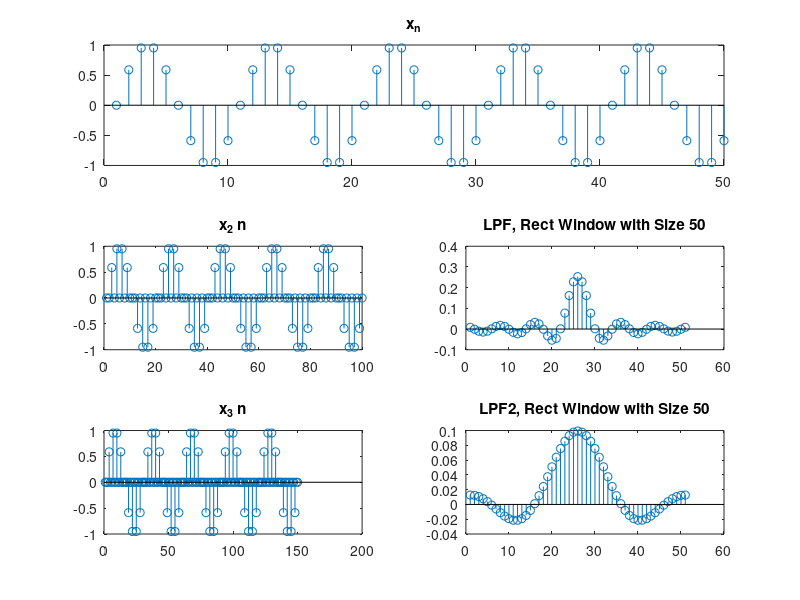
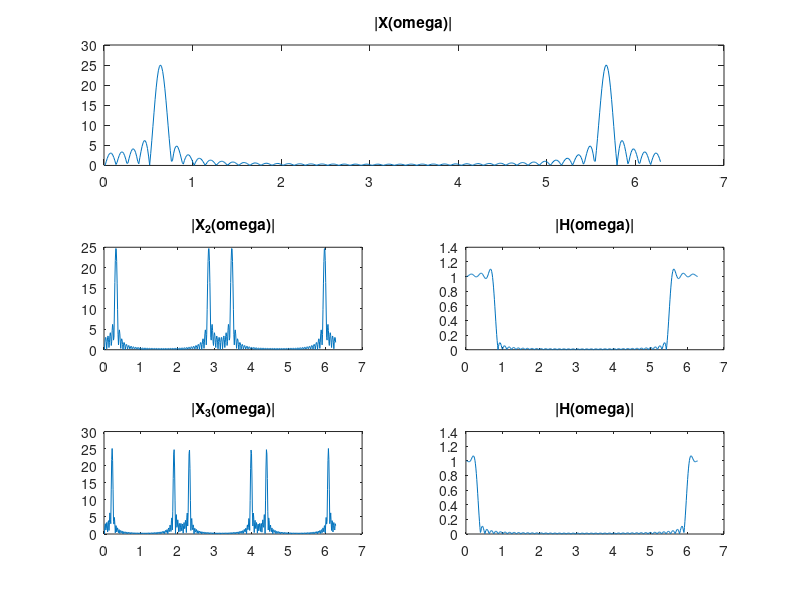
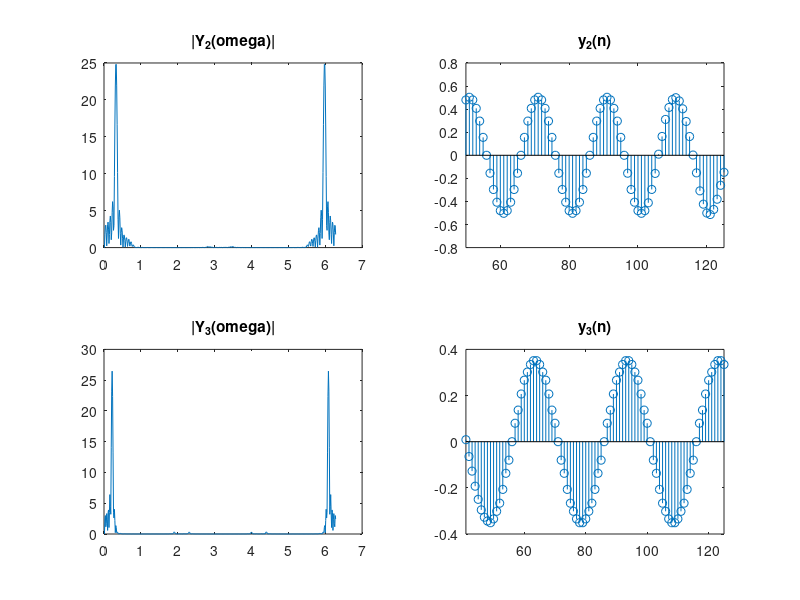

These figures' MATLAB source, in order:
clear; close all;

M = 50; % window size
n = 0:1:49;
t = 0:1:255;

fft_size = 2^9;
pi_index = (1:fft_size)/fft_size * 2*pi;

x_n = sin(0.2*pi*n);

%% 
x_n_doubled = [];
x_n_triple = [];

for i=1:length(n)
    x_n_doubled = [ x_n_doubled  x_n(i) 0 ];
    x_n_triple = [ x_n_triple x_n(i) 0 0 ];
end

rect_window = rectwin(M+1);
lpf = fir1(M, 0.25, 'low', rect_window);
lpf2 = fir1(M, 0.1, 'low', rect_window);

figure(1);
subplot(3,1,1); stem(x_n); title("x_n");
subplot(3,2,3); stem(x_n_doubled); title("x_2 n"); subplot(3,2,4); stem(lpf); title("LPF, Rect Window with Size 50");
subplot(3,2,5); stem(x_n_triple); title("x_3 n");  subplot(3,2,6); stem(lpf2); title("LPF2, Rect Window with Size 50");
%%
x_n_zero_filled = [ x_n zeros(1, 206) ];
x_n_doubled_zero_filled = [ x_n_doubled zeros(1, 156) ];
x_n_triple_zero_filled = [ x_n_triple zeros(1, 106) ];

fft_x_n_abs = abs(fft(x_n_zero_filled, fft_size));
fft_x_double_abs = abs(fft(x_n_doubled_zero_filled, fft_size)); fft_lpf_abs = abs(fft(lpf, fft_size));
fft_x_triple_abs = abs(fft(x_n_triple_zero_filled, fft_size)); fft_lpf_abs2 = abs(fft(lpf2, fft_size));

figure(2);
subplot(3,1,1); plot(pi_index, fft_x_n_abs); title("|X(omega)|");
subplot(3,2,3); plot(pi_index, fft_x_double_abs); title("|X_2(omega)|"); subplot(3,2,4); plot(pi_index, fft_lpf_abs); title("|H(omega)|");
subplot(3,2,5); plot(pi_index, fft_x_triple_abs); title("|X_3(omega)|"); subplot(3,2,6); plot(pi_index, fft_lpf_abs2); title("|H(omega)|");
%%
y_2_omega = fft(x_n_doubled_zero_filled, fft_size) .* fft(lpf, fft_size); y_2_n = ifft(y_2_omega);
y_3_omega = fft(x_n_triple_zero_filled, fft_size) .* fft(lpf2, fft_size); y_3_n = ifft(y_3_omega);

figure(3);
subplot(2,2,1); plot(pi_index, abs(y_2_omega)); title("|Y_2(omega)|"); subplot(2,2,2); stem(y_2_n); title("y_2(n)"); xlim([50 125]);
subplot(2,2,3); plot(pi_index, abs(y_3_omega)); title("|Y_3(omega)|"); subplot(2,2,4); stem(y_3_n); title("y_3(n)"); xlim([41 125]);